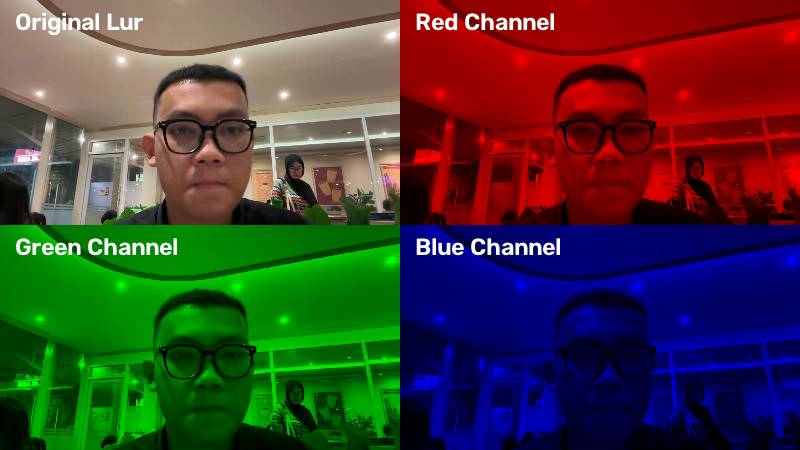
#> input picture frame 14 of TUGAS 1/hasil_video.mp4, 800 x 450 px, given in place of the camera
$ python video.py
#> lines starting #> are read from the running program, lines starting #| are printed output that depends on the picture
import time

import cv2
import numpy as np


def main():
    cap = cv2.VideoCapture(2) # ini idx camera di macbook

    if not cap.isOpened():
        print("Kamera gagal dibuka!")
        return

    font = cv2.FONT_HERSHEY_SIMPLEX
    color = (255,255,255)
    position = (15,30)

    frame_width = 800
    frame_height = 450
    fps = 30.0

    fourcc = cv2.VideoWriter_fourcc(*'mp4v')
    out = cv2.VideoWriter('hasil_video.mp4', fourcc, fps, (frame_width, frame_height))

    start_time = time.time()

    while True:
        ret, frame = cap.read()
#> frame is the input picture: shape (450, 800, 3); mean B, G, R 52.4, 59.6, 68.4

        if not ret:
            print("Gagal!!!!!")
            return

        frame = cv2.resize(frame, (400, 225))
#> frame: shape (225, 400, 3)

        red = frame.copy()
        red[:,:,0] = 0 # Blue
        red[:,:,1] = 0 # Green

        blue = frame.copy()
        blue[:,:,1] = 0 # Green
        blue[:,:,2] = 0 # Red

        green = frame.copy()
        green[:,:,0] = 0 # Blue
        green[:,:,2] = 0 # Red

        cv2.putText(frame, "Original Lur", position, font, 0.8, color, 2)
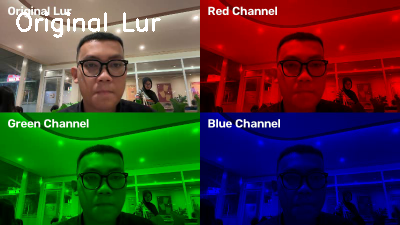
#> frame: shape (225, 400, 3); mean B, G, R 53.7, 60.7, 69.3
        cv2.putText(red, "Red Channel", position, font, 0.8, color, 2)
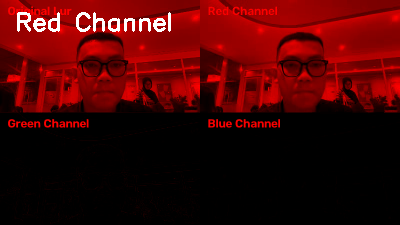
#> red: shape (225, 400, 3); mean B, G, R 3.1, 3.1, 69.5
        cv2.putText(green, "Green Channel", position, font, 0.8, color, 2)
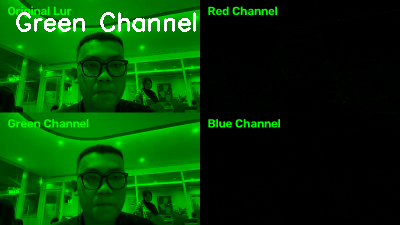
#> green: shape (225, 400, 3); mean B, G, R 3.5, 61.1, 3.5
        cv2.putText(blue, "Blue Channel", position, font, 0.8, color, 2)
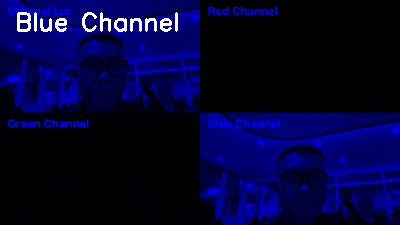
#> blue: shape (225, 400, 3); mean B, G, R 54, 3.2, 3.2

        top_row = np.hstack((frame, red))
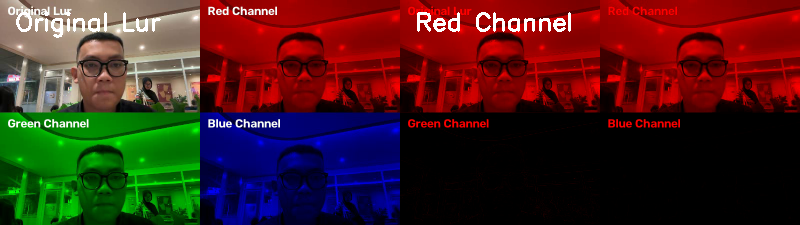
#> top_row: shape (225, 800, 3); mean B, G, R 28.4, 31.9, 69.4
        bottom_row = np.hstack((green,blue))
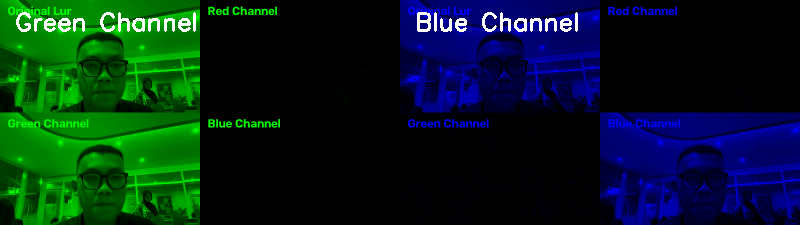
#> bottom_row: shape (225, 800, 3); mean B, G, R 28.7, 32.2, 3.3

        grid = np.vstack((top_row, bottom_row))
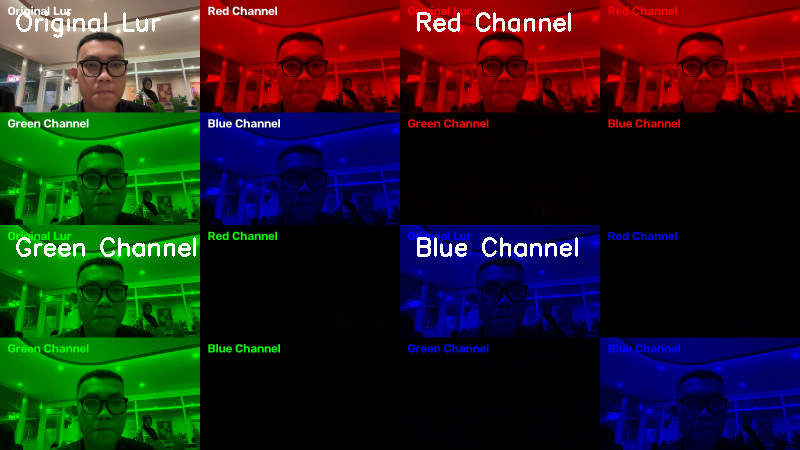
#> grid: shape (450, 800, 3); mean B, G, R 28.6, 32, 36.4
        out.write(grid)
        cv2.imshow('Hasil', grid)

        elapsed_time = time.time() - start_time
        if elapsed_time >= 5:
            print(f"Selesai! Video berhasil disimpan.")
            break

        if cv2.waitKey(1) & 0xFF == ord('q'):
#> (key q is pressed here)
            break
    cap.release()
    cv2.destroyAllWindows()

main()

$ run again, starting later in the video
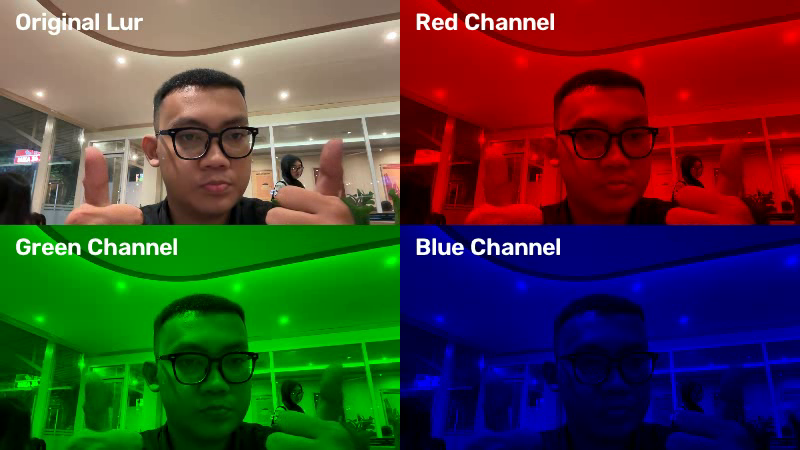
#> input picture frame 65 of TUGAS 1/hasil_video.mp4, 800 x 450 px, given in place of the camera
#> in main, frame is the input picture: shape (450, 800, 3); mean B, G, R 53.8, 62.2, 73
#> in main, `cv2.putText(blue, "Blue Channel", position, font, 0.8, color, 2)`:
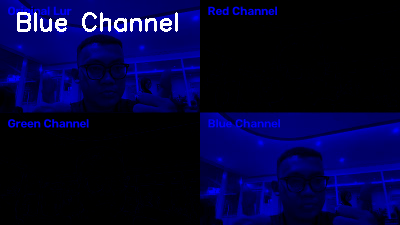
#> blue: shape (225, 400, 3); mean B, G, R 55.4, 3.2, 3.2
#> in main, `grid = np.vstack((top_row, bottom_row))`:
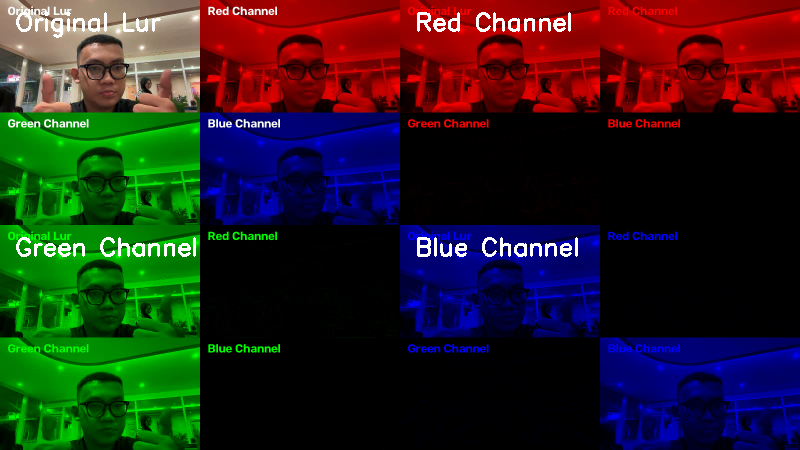
#> grid: shape (450, 800, 3); mean B, G, R 29.3, 33.3, 38.7

$ run again, starting later in the video
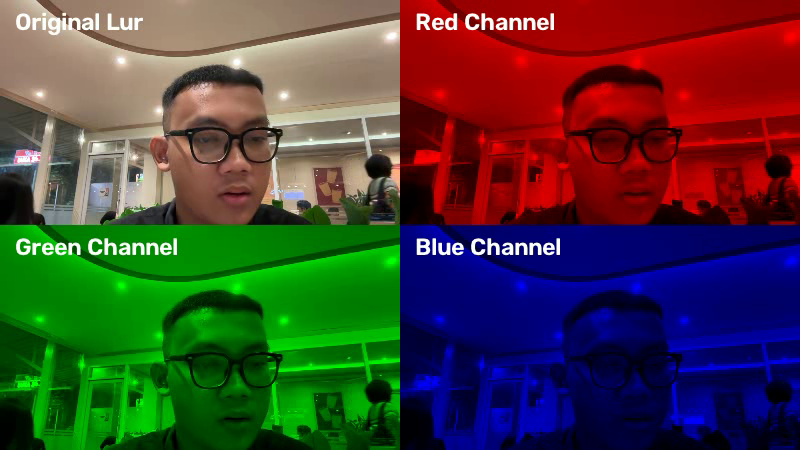
#> input picture frame 116 of TUGAS 1/hasil_video.mp4, 800 x 450 px, given in place of the camera
#> in main, frame is the input picture: shape (450, 800, 3); mean B, G, R 53.8, 62, 71.4
#> in main, `cv2.putText(blue, "Blue Channel", position, font, 0.8, color, 2)`:
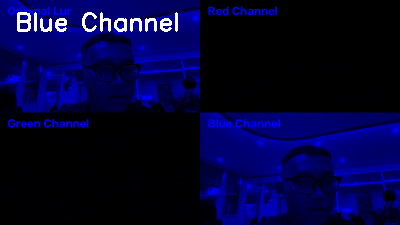
#> blue: shape (225, 400, 3); mean B, G, R 55.4, 3.2, 3.2
#> in main, `grid = np.vstack((top_row, bottom_row))`:
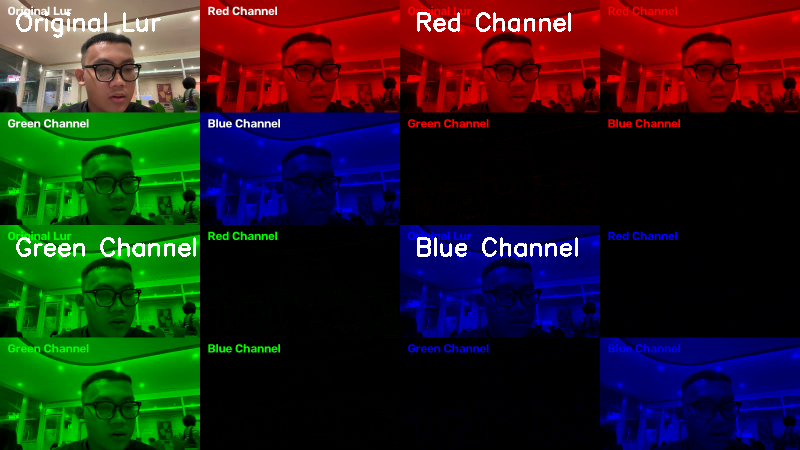
#> grid: shape (450, 800, 3); mean B, G, R 29.3, 33.2, 37.8
